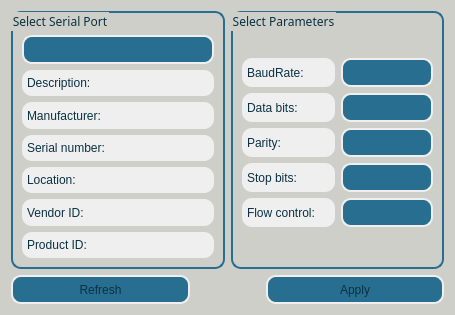
<?xml version="1.0" encoding="UTF-8"?>
<ui version="4.0">
 <class>SettingsDialog</class>
 <widget class="QDialog" name="SettingsDialog">
  <property name="geometry">
   <rect>
    <x>0</x>
    <y>0</y>
    <width>455</width>
    <height>315</height>
   </rect>
  </property>
  <property name="windowTitle">
   <string>Serial Ports</string>
  </property>
  <property name="styleSheet">
   <string notr="true">QDialog
{
background-color: #CECFC9;
}


#centralwidget {
    background-color: #CECFC9;
}

QMainWindow {
	color:#0A3143;
    background-color: #276E90; /* Define el color de fondo de la ventana principal */
    border: 2px solid #EFEFEF; /* Define el borde de la ventana principal */
    border-radius: 10px; /* Redondea los bordes de la ventana principal */
}


QMenuBar {
	color:#0A3143;
    background-color: #276E90;
    border: 1px solid #EFEFEF;
}

QMenu
{
background-color: #276E90;
color:#EFEFEF;
font-style:bold;
}

QGroupBox{
	color:#0A3143;
 	border: 2px solid #276E90; /* Define el borde de la ventana principal */
	border-radius: 10px; /* Redondea los bordes de la ventana principal */
}

QPushButton
{
color:#0A3143;
background-color: #276E90;
border: 1px solid #EFEFEF;
border-width: 2px;
border-radius: 10px;
height:25px;
}

QPushButton:hover { background-color: #EFEFEF; }

QLabel
{
color:#0A3143;
background-color: #EFEFEF;
border-radius: 10px;
padding: 2px;
}

QTextEdit {
 border: 2px solid #EFEFEF;
 border-radius: 10px;
 background-color: rgba(0,0,0,0);
 }

QLineEdit{
	color:#0A3143;
	background-color: #EFEFEF;
	border: 1px solid #EFEFEF;
	border-width: 2px;
	border-radius: 8px;
}

QPlainTextEdit{
	color:#0A3143;
	background-color: #EFEFEF;
	border: 1px solid #EFEFEF;
	border-width: 2px;
	border-radius: 8px;
}

QTextEdit#textEdit_RAW{
	font-family: &quot;Verdana&quot;;
	font-size: 14px ;
	font-style: bold;
	padding:5px;
   color:#0A3143;
}

QTextEdit#textEdit_PROCCES{
    font-family: &quot;Verdana&quot;;
	font-size: 14px ;
	font-style: bold;
	padding:5px;
   color:#0A3143;
}

QTabWidget::pane { /* The tab widget frame */
    border-top: 2px solid #EFEFEF; /* Define el borde superior del marco del widget */
    position: absolute; /* Posiciona el marco de manera absoluta en su contenedor */
    top: -0.5em; /* Desplaza el marco hacia arriba en medio de una unidad em */
}

QTabWidget::tab-bar {
    alignment: center; /* Centra las pestañas en la barra de pestañas */
}

/* Style the tab using the tab sub-control. Note that
    it reads QTabBar _not_ QTabWidget */
QTabBar::tab {
    background-color: #276E90; /* Define un gradiente lineal para el fondo de la pestaña */
    border: 1px solid #EFEFEF; /* Define el borde de la pestaña */
    border-bottom-color: #EFEFEF; /* Define el color del borde inferior de la pestaña */
    border-top-left-radius: 3px; /* Redondea el borde superior izquierdo de la pestaña */
    border-top-right-radius: 3px; /* Redondea el borde superior derecho de la pestaña */
	border-bottom-left-radius: 3px; /* Redondea el borde superior izquierdo de la pestaña */
    border-bottom-right-radius: 3px; /* Redondea el borde superior derecho de la pestaña */
    min-width: 8ex; /* Define el ancho mínimo de la pestaña */
    padding: 2px; /* Define el relleno dentro de la pestaña */
}

QTabBar::tab:selected, QTabBar::tab:hover {
    background-color: #EFEFEF; /* Define un gradiente lineal para el fondo de la pestaña */ /* Define un gradiente lineal para el fondo de la pestaña cuando está seleccionada o se pasa el cursor sobre ella */
}

QTabBar::tab:selected {
    border-color: #EFEFEF; /* Define el color del borde de la pestaña cuando está seleccionada */
    border-bottom-color: #276E90; /* Define el color del borde inferior de la pestaña cuando está seleccionada */
}

QComboBox {
	color:#0A3143;
	background-color: #276E90;
    border: 1px solid #EFEFEF;
	border-width: 2px;
	border-radius: 10px;
	height:25px;
}

QComboBox:!editable, QComboBox::drop-down:editable {
     border-color: #EFEFEF; 
}

/* QComboBox gets the &quot;on&quot; state when the popup is open */
QComboBox:!editable:on, QComboBox::drop-down:editable:on {
    background: qlineargradient(x1: 0, y1: 0, x2: 0, y2: 1,
                                stop: 0 #D3D3D3, stop: 0.4 #D8D8D8,
                                stop: 0.5 #DDDDDD, stop: 1.0 #E1E1E1); /* Define un gradiente lineal para el fondo del QComboBox cuando el menú desplegable está abierto */
}

QComboBox:on { /* shift the text when the popup opens */
    padding-top: 3px; /* Aumenta el relleno superior cuando el menú desplegable está abierto */
    padding-left: 4px; /* Aumenta el relleno izquierdo cuando el menú desplegable está abierto */
}

QComboBox::drop-down {
    subcontrol-origin: padding; /* Define el origen del subcontrol en el relleno */
    subcontrol-position: top right; /* Posiciona el subcontrol en la parte superior derecha */
    width: 15px; /* Define el ancho del subcontrol */

    border-left-width: 1px; /* Define el ancho del borde izquierdo del subcontrol */
    border-left-color: #276E90; /* Define el color del borde izquierdo del subcontrol */
    border-left-style: solid; /* Define el estilo del borde izquierdo del subcontrol */
    border-top-right-radius: 3px; /* Redondea el borde superior derecho del subcontrol */
    border-bottom-right-radius: 3px; /* Redondea el borde inferior derecho del subcontrol */
}


QComboBox::down-arrow:on { /* shift the arrow when popup is open */
    top: 1px; /* Desplaza la flecha hacia abajo hacia abajo cuando el menú desplegable está abierto */
    left: 1px; /* Desplaza la flecha hacia abajo hacia la izquierda cuando el menú desplegable está abierto */
}

QComboBox QAbstractItemView {
    border: 2px solid #276E90;
    selection-background-color: lightgray;
	border-radius: 5px;
}

QDoubleSpinBox {
    color:#0A3143;
	background-color: #EFEFEF;
}

QSpinBox {
    color:#0A3143;
	background-color: #EFEFEF;
}


















</string>
  </property>
  <layout class="QGridLayout" name="gridLayout_3">
   <item row="0" column="0">
    <layout class="QHBoxLayout" name="horizontalLayout_7">
     <item>
      <widget class="QGroupBox" name="selectBox">
       <property name="font">
        <font>
         <family>Courier 10 Pitch</family>
        </font>
       </property>
       <property name="title">
        <string>Select Serial Port</string>
       </property>
       <layout class="QGridLayout" name="gridLayout_2">
        <item row="0" column="0">
         <spacer name="verticalSpacer_2">
          <property name="orientation">
           <enum>Qt::Vertical</enum>
          </property>
          <property name="sizeType">
           <enum>QSizePolicy::Fixed</enum>
          </property>
          <property name="sizeHint" stdset="0">
           <size>
            <width>20</width>
            <height>13</height>
           </size>
          </property>
         </spacer>
        </item>
        <item row="1" column="0">
         <widget class="QComboBox" name="serialPortInfoListBox"/>
        </item>
        <item row="2" column="0">
         <widget class="QLabel" name="descriptionLabel">
          <property name="text">
           <string>Description:</string>
          </property>
         </widget>
        </item>
        <item row="3" column="0">
         <widget class="QLabel" name="manufacturerLabel">
          <property name="text">
           <string>Manufacturer:</string>
          </property>
         </widget>
        </item>
        <item row="4" column="0">
         <widget class="QLabel" name="serialNumberLabel">
          <property name="text">
           <string>Serial number:</string>
          </property>
         </widget>
        </item>
        <item row="5" column="0">
         <widget class="QLabel" name="locationLabel">
          <property name="text">
           <string>Location:</string>
          </property>
         </widget>
        </item>
        <item row="6" column="0">
         <widget class="QLabel" name="vidLabel">
          <property name="text">
           <string>Vendor ID:</string>
          </property>
         </widget>
        </item>
        <item row="7" column="0">
         <widget class="QLabel" name="pidLabel">
          <property name="text">
           <string>Product ID:</string>
          </property>
         </widget>
        </item>
       </layout>
      </widget>
     </item>
     <item>
      <widget class="QGroupBox" name="parametersBox">
       <property name="font">
        <font>
         <family>Courier 10 Pitch</family>
        </font>
       </property>
       <property name="title">
        <string>Select Parameters</string>
       </property>
       <layout class="QGridLayout" name="gridLayout">
        <item row="0" column="0">
         <layout class="QVBoxLayout" name="verticalLayout">
          <item>
           <spacer name="verticalSpacer">
            <property name="orientation">
             <enum>Qt::Vertical</enum>
            </property>
            <property name="sizeType">
             <enum>QSizePolicy::Fixed</enum>
            </property>
            <property name="sizeHint" stdset="0">
             <size>
              <width>20</width>
              <height>5</height>
             </size>
            </property>
           </spacer>
          </item>
          <item>
           <layout class="QHBoxLayout" name="horizontalLayout_2">
            <item>
             <widget class="QLabel" name="baudRateLabel">
              <property name="text">
               <string>BaudRate:</string>
              </property>
             </widget>
            </item>
            <item>
             <widget class="QComboBox" name="baudRateBox"/>
            </item>
           </layout>
          </item>
          <item>
           <layout class="QHBoxLayout" name="horizontalLayout_3">
            <item>
             <widget class="QLabel" name="dataBitsLabel">
              <property name="text">
               <string>Data bits:</string>
              </property>
             </widget>
            </item>
            <item>
             <widget class="QComboBox" name="dataBitsBox"/>
            </item>
           </layout>
          </item>
          <item>
           <layout class="QHBoxLayout" name="horizontalLayout_4">
            <item>
             <widget class="QLabel" name="parityLabel">
              <property name="text">
               <string>Parity:</string>
              </property>
             </widget>
            </item>
            <item>
             <widget class="QComboBox" name="parityBox"/>
            </item>
           </layout>
          </item>
          <item>
           <layout class="QHBoxLayout" name="horizontalLayout_5">
            <item>
             <widget class="QLabel" name="stopBitsLabel">
              <property name="text">
               <string>Stop bits:</string>
              </property>
             </widget>
            </item>
            <item>
             <widget class="QComboBox" name="stopBitsBox"/>
            </item>
           </layout>
          </item>
          <item>
           <layout class="QHBoxLayout" name="horizontalLayout_6">
            <item>
             <widget class="QLabel" name="flowControlLabel">
              <property name="text">
               <string>Flow control:</string>
              </property>
             </widget>
            </item>
            <item>
             <widget class="QComboBox" name="flowControlBox"/>
            </item>
           </layout>
          </item>
         </layout>
        </item>
       </layout>
      </widget>
     </item>
    </layout>
   </item>
   <item row="1" column="0">
    <layout class="QHBoxLayout" name="horizontalLayout">
     <item>
      <widget class="QPushButton" name="pushButtonRefresh">
       <property name="text">
        <string>Refresh</string>
       </property>
      </widget>
     </item>
     <item>
      <spacer name="horizontalSpacer">
       <property name="orientation">
        <enum>Qt::Horizontal</enum>
       </property>
       <property name="sizeType">
        <enum>QSizePolicy::Fixed</enum>
       </property>
       <property name="sizeHint" stdset="0">
        <size>
         <width>70</width>
         <height>20</height>
        </size>
       </property>
      </spacer>
     </item>
     <item>
      <widget class="QPushButton" name="applyButton">
       <property name="text">
        <string>Apply</string>
       </property>
      </widget>
     </item>
    </layout>
   </item>
  </layout>
 </widget>
 <resources/>
 <connections/>
</ui>
